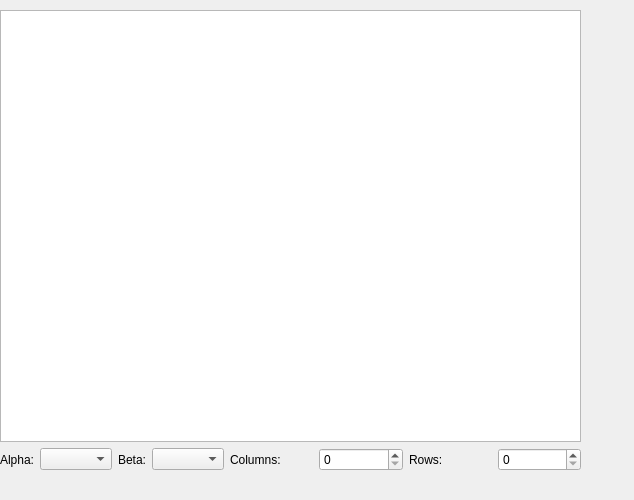
<?xml version="1.0" encoding="UTF-8"?>
<ui version="4.0">
 <class>Mask</class>
 <widget class="QDialog" name="Mask">
  <property name="geometry">
   <rect>
    <x>0</x>
    <y>0</y>
    <width>634</width>
    <height>500</height>
   </rect>
  </property>
  <property name="minimumSize">
   <size>
    <width>630</width>
    <height>500</height>
   </size>
  </property>
  <property name="windowTitle">
   <string>Dialog</string>
  </property>
  <widget class="QWidget" name="verticalLayoutWidget">
   <property name="geometry">
    <rect>
     <x>0</x>
     <y>10</y>
     <width>581</width>
     <height>461</height>
    </rect>
   </property>
   <layout class="QVBoxLayout" name="verticalLayout">
    <property name="sizeConstraint">
     <enum>QLayout::SetNoConstraint</enum>
    </property>
    <item>
     <widget class="QTableWidget" name="tableWidget"/>
    </item>
    <item>
     <layout class="QHBoxLayout" name="horizontalLayout">
      <item>
       <layout class="QHBoxLayout" name="horizontalLayout_6">
        <property name="topMargin">
         <number>0</number>
        </property>
        <item>
         <widget class="QLabel" name="labelAlpha">
          <property name="text">
           <string>Alpha:</string>
          </property>
         </widget>
        </item>
        <item>
         <widget class="QComboBox" name="comboBox_alpha"/>
        </item>
        <item>
         <widget class="QLabel" name="labelBeta">
          <property name="text">
           <string>Beta:</string>
          </property>
         </widget>
        </item>
        <item>
         <widget class="QComboBox" name="comboBox_beta"/>
        </item>
       </layout>
      </item>
      <item>
       <widget class="QLabel" name="label_columns">
        <property name="text">
         <string>Columns:</string>
        </property>
       </widget>
      </item>
      <item>
       <widget class="QSpinBox" name="spinBox_columns"/>
      </item>
      <item>
       <widget class="QLabel" name="label_rows">
        <property name="text">
         <string>Rows:</string>
        </property>
       </widget>
      </item>
      <item>
       <widget class="QSpinBox" name="spinBox_rows"/>
      </item>
     </layout>
    </item>
   </layout>
  </widget>
 </widget>
 <resources/>
 <connections/>
</ui>
